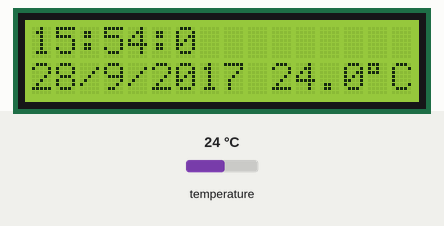
Simulated run of this sketch. Board: Arduino Uno, built with avr-gcc and run on an emulated ATmega328P. On the bench: 16×2 character LCD. The inputs (shaded band) are chosen by the test bench; at power-on: temperature 24 °C.

Above: at 1.2 s.
1.3 s: temperature set to 12 °C
At 4.8 s:
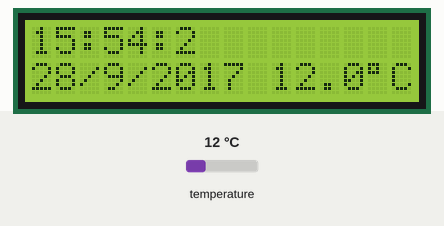
5.1 s: temperature set to 19 °C
At 7.9 s:
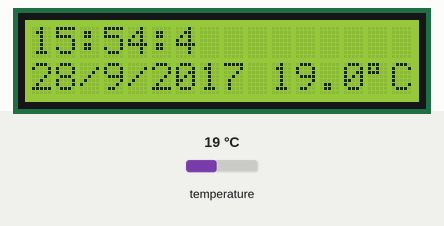
8.7 s: temperature set to 28 °C
At 12.1 s:
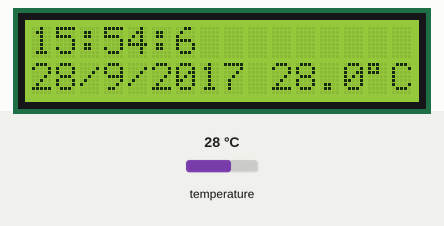
Timing chart, 0 to 13.6 s (numbered marks = the images above; inputs shaded):
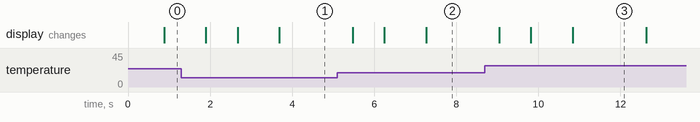

The sketch:

Data.ino
```cpp
#include <OneWire.h>
#include <DallasTemperature.h>
#include <Wire.h>
#include <LiquidCrystal_I2C.h>

#define ONE_WIRE_BUS 8 // Data wire is plugged into port 2 on the Arduino

OneWire oneWire(ONE_WIRE_BUS); // Setup a oneWire instance to communicate with any OneWire devices (not just Maxim/Dallas temperature ICs)
DallasTemperature sensors(&oneWire); // Pass our oneWire reference to Dallas Temperature.

LiquidCrystal_I2C lcd(0x20,16,2); // set the LCD address to 0x20 for a 16 chars and 2 line display

int h = 15;
int m = 54;
int s = 0;

int year = 2017;
int month = 9;
int day = 28;

void setup()
{
  sensors.begin(); // Start up the library

  lcd.init(); // initialize the lcd
  lcd.backlight();
}

void loop()
{
  for(year; ;year++){
    lcd.clear();
    for(month; month<=12; month++){
      lcd.clear();
      for(day; day<=ilosc_dni(month, year); day++){
        lcd.clear();
        for (h; h<24; h++){
          lcd.clear();
          for(m; m<60; m++){
            lcd.clear();
            for(s; s<60; s++){
              lcd.setCursor(0, 1);
              lcd.print(day);
              lcd.print("/");
              lcd.print(month);
              lcd.print("/");
              lcd.print(year);

              lcd.setCursor(0, 0);
              lcd.print(h);
              lcd.print(":");
              lcd.print(m);
              lcd.print(":");
              lcd.print(s);

              sensors.requestTemperatures(); // Send the command to get temperatures
              lcd.setCursor(10, 1);
              float tempC = sensors.getTempCByIndex(0);
              lcd.print(tempC, 1);
              lcd.print((char) 223); // znak stopnia w ASCII
              lcd.print("C");
              delay(1000);
              }
              s=0;
          }
          m=0;
        }
        h=0;
      }
      day=1;
    }
    month=1;
  }
}


int ilosc_dni(int miesiac, int rok)
{
  if(miesiac == 1 || 3 || 5 || 7 || 8 || 10 || 12)
  {
    return 31;
  }
  if(miesiac == 4 || 6 || 9 || 11)
  {
    return 30;
  }
  if(miesiac == 2)
  {
    if(rok%4 == 0)
    {
      return 29;
    }
    else
    {
      return 28;
    }
  }
}
```
